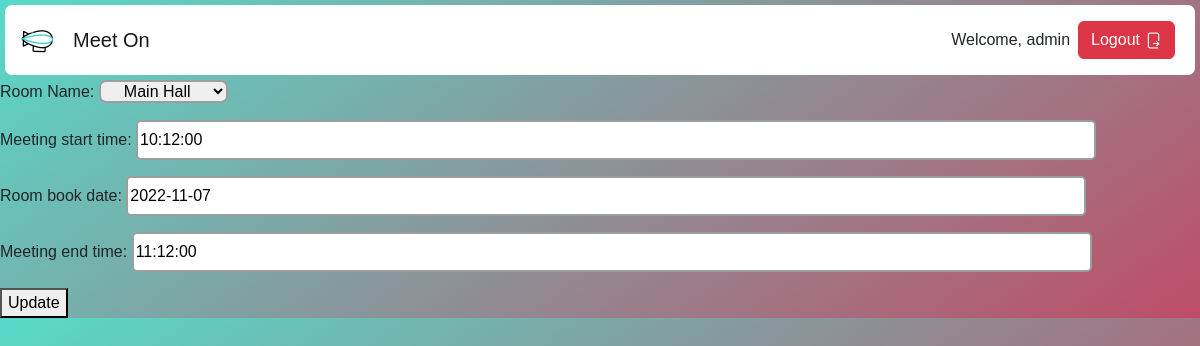
/EditRoom/114 (signed in), run on the app's committed database.
### app/models.py (models this page shows, shortened)
class Room_Name(models.Model):
    room_Name = models.CharField(max_length=122)
    def __str__(self):
        return self.room_Name

class Room(models.Model):
    room_Name = models.ForeignKey(Room_Name, on_delete=models.CASCADE)
    room_book_date = models.DateField()
    meeting_start_time = models.TimeField()
    meeting_end_time = models.TimeField()
    room_booked_by_user = models.ForeignKey(User, on_delete=models.CASCADE)
    grant_meeting = models.BooleanField(default = False)

### app/views.py (the view, shortened to what this page needs)
# urls.py: path('EditRoom/<int:id>', views.editRoomView, name='editRoom'),
def editRoomView(request, id):
    room = get_object_or_404(Room, id = id)
    form = RoomForm(request.POST or None, instance=room)
    context = {
            'form':form,
            'room':room
        }
    return render(request, 'editRoom.html',context)

### app/forms.py
class RoomForm(ModelForm):
    class Meta:
        model = Room
        fields = ['room_Name','meeting_start_time','room_book_date','meeting_end_time']

### templates/editRoom.html (shortened to what this page needs)
{% extends 'navbar.html' %}
{% block body %}
<form method="POST">
    {{form.as_p}}
    <button type="submit">Update</button>
</form>
{% endblock body %}

### templates/navbar.html (shortened to what this page needs)
{% load static %}
<!DOCTYPE html>
<html lang="en">
<head>
  <link rel="stylesheet" href="{% static 'bootstrap.css' %}" />
  <link rel="stylesheet" href="{% static 'toastr.css' %}" />
  <link rel="stylesheet" href="{% static 'css.css' %}" />
</head>
<body>
  <div class="navBar">
    <nav class="navbar navbar-expand-lg navbar-light bg-dark" style="background-color: white !important">
      <div class="container-fluid">
        <a class="navbar-brand" href="/" style="pointer-events: none; cursor: default;">
          <img src="{% static 'logo.gif' %}" alt="" width="40" height="40"/>
        </a>
        <a class="navbar-brand" href="/">Meet On</a>
        <div class="collapse navbar-collapse" id="navbarNavAltMarkup">
        {% if user.is_authenticated %}
        <span>
          Welcome, {{request.user.username}}
        </span>
        <a href="Signout">
        <button class="btn btn-danger m-2">Logout<img src="{%static 'logout.png'%}" alt="search" width="17" height="17" style="margin-left:5px;"></button></a>
        {% endif %}
        </div>
        </div>
      </div>
{% block body %}
{% endblock body %}
</body>
</html>

### static/css.css (style rules this page uses)
body { font-family: 'Trebuchet MS', 'Lucida Sans Unicode', 'Lucida Grande', 'Lucida Sans', Arial, sans-serif; background-image: linear-gradient(145deg, #57dac9 , #be4d68) !important; }
select { border-radius: 7px; text-align: center; border: 2px solid #9b9ea0; }
input { border-radius: 5px; width: 80%; height: 40px; border: 2px solid #9b9ea0; }
form { display: inline; }
label { text-align: center; font-size: medium; }
.navbar,.navBar { border-radius: 7px !important; }
.navBar { margin:5px; }

### data on the page
Room_Name: room_Name "Main Hall"
Room: meeting_start_time "10:12:00", room_book_date "2022-11-07", meeting_end_time "11:12:00"

### other printed values
{{ request.user.username }} "admin"
